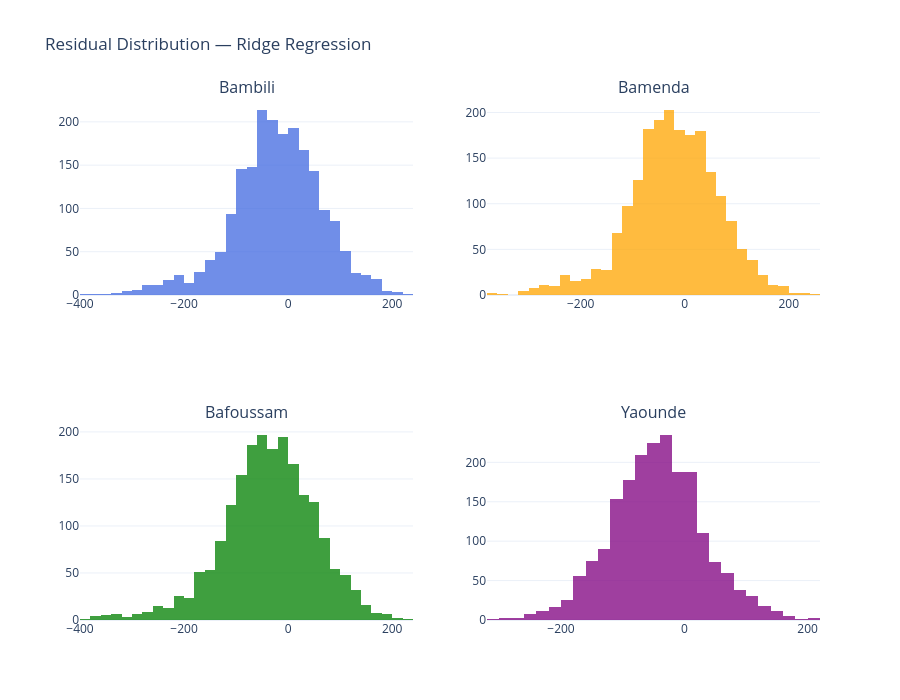

The notebook cell saved with this chart:
### Code cell
# ================================================================
# RESIDUAL ANALYSIS
# ================================================================

fig = make_subplots(
    rows=2,
    cols=2,
    subplot_titles=[c.capitalize() for c in CITIES]
)

for (row, col), city in zip(positions, CITIES):

    residuals = (
        lr_results[city]["y_true"]
        - lr_results[city]["y_pred"]
    )

    fig.add_trace(
        go.Histogram(
            x=residuals,
            nbinsx=40,
            marker_color=CITY_COLORS[city],
            opacity=0.75,
            showlegend=False,
        ),
        row=row,
        col=col
    )

fig.update_layout(
    title="Residual Distribution — Ridge Regression",
    template="plotly_white",
    height=700,
)

fig.show()

fig.write_html(
    OUTPUT_DIR / "residual_distribution.html"
)

print(" Residual analysis saved")

### Figure 1 — Plotly figure (JSON) as saved in the notebook; plotly's stock layout.template omitted (floating-point values rounded to 4 significant figures; data arrays with more than 128 entries replaced by an {"elided": "..."} marker saying what was removed)
{"data": [{"marker": {"color": "royalblue"}, "nbinsx": 40, "opacity": 0.75, "showlegend": false, "type": "histogram", "x": {"elided": "2012 float values"}, "xaxis": "x", "yaxis": "y"}, {"marker": {"color": "orange"}, "nbinsx": 40, "opacity": 0.75, "showlegend": false, "type": "histogram", "x": {"elided": "2012 float values"}, "xaxis": "x2", "yaxis": "y2"}, {"marker": {"color": "green"}, "nbinsx": 40, "opacity": 0.75, "showlegend": false, "type": "histogram", "x": {"elided": "2012 float values"}, "xaxis": "x3", "yaxis": "y3"}, {"marker": {"color": "purple"}, "nbinsx": 40, "opacity": 0.75, "showlegend": false, "type": "histogram", "x": {"elided": "2012 float values"}, "xaxis": "x4", "yaxis": "y4"}], "layout": {"annotations": [{"font": {"size": 16}, "showarrow": false, "text": "Bambili", "x": 0.225, "xanchor": "center", "xref": "paper", "y": 1, "yanchor": "bottom", "yref": "paper"}, {"font": {"size": 16}, "showarrow": false, "text": "Bamenda", "x": 0.775, "xanchor": "center", "xref": "paper", "y": 1, "yanchor": "bottom", "yref": "paper"}, {"font": {"size": 16}, "showarrow": false, "text": "Bafoussam", "x": 0.225, "xanchor": "center", "xref": "paper", "y": 0.375, "yanchor": "bottom", "yref": "paper"}, {"font": {"size": 16}, "showarrow": false, "text": "Yaounde", "x": 0.775, "xanchor": "center", "xref": "paper", "y": 0.375, "yanchor": "bottom", "yref": "paper"}], "height": 700, "title": {"text": "Residual Distribution — Ridge Regression"}, "xaxis": {"anchor": "y", "domain": [0, 0.45]}, "xaxis2": {"anchor": "y2", "domain": [0.55, 1]}, "xaxis3": {"anchor": "y3", "domain": [0, 0.45]}, "xaxis4": {"anchor": "y4", "domain": [0.55, 1]}, "yaxis": {"anchor": "x", "domain": [0.625, 1]}, "yaxis2": {"anchor": "x2", "domain": [0.625, 1]}, "yaxis3": {"anchor": "x3", "domain": [0, 0.375]}, "yaxis4": {"anchor": "x4", "domain": [0, 0.375]}}}
